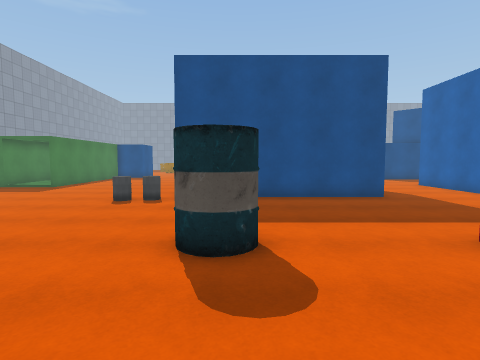
View 1 (above)

24 first-person views from a walk through a Unity game level. The camera is 1.5 m above the floor, tilts 4° down and sees 80° across. The floor is counted in squares, 1 m on a side. Each view is taken from the middle of a square. On the plan, view 1 faces up. The plan holds only what a view shows up to about 14 squares ahead; the rest is blank. The place goes on beyond the plan. The player character is not drawn. Some surface patterns are stand-ins.

View 2
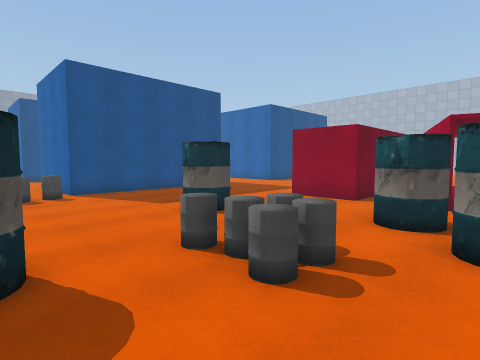

View 3
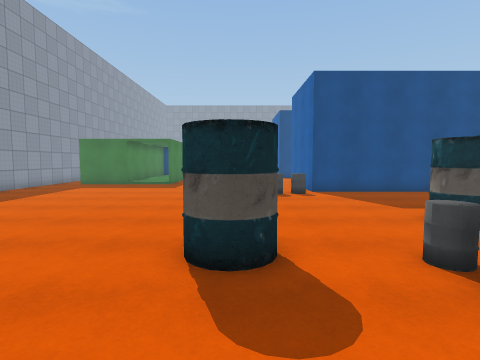

View 4
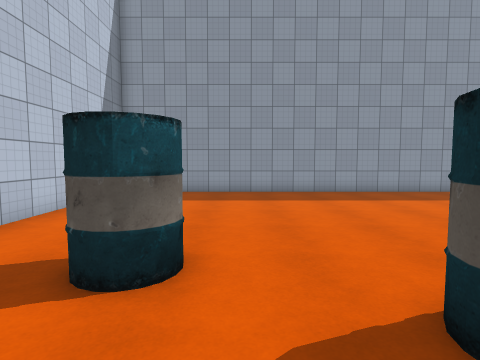

View 5
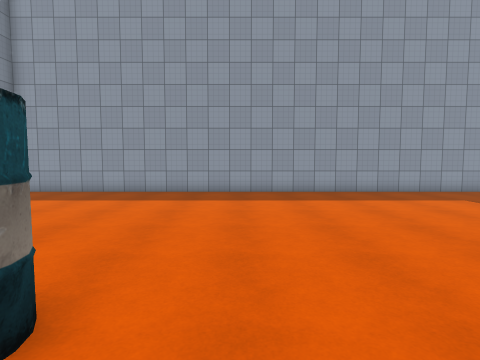

View 6
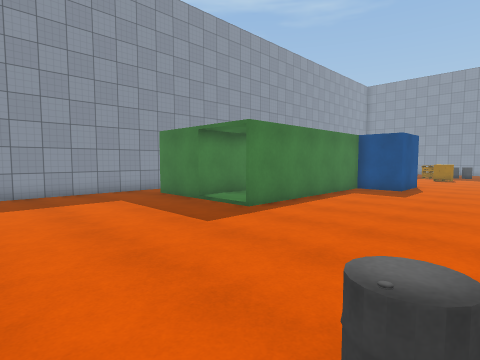

View 7
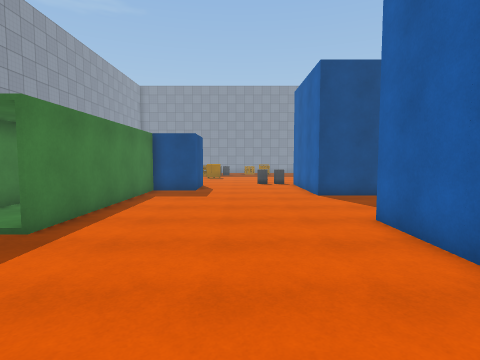

View 8
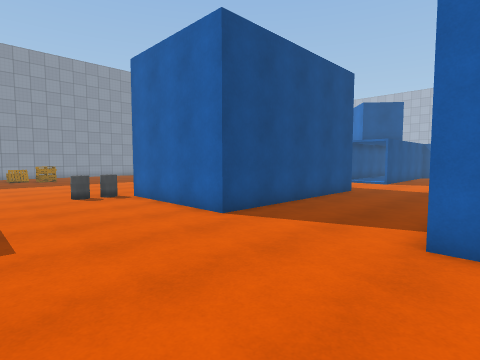

View 9
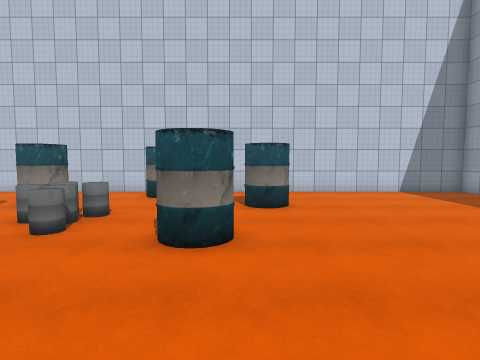

View 10
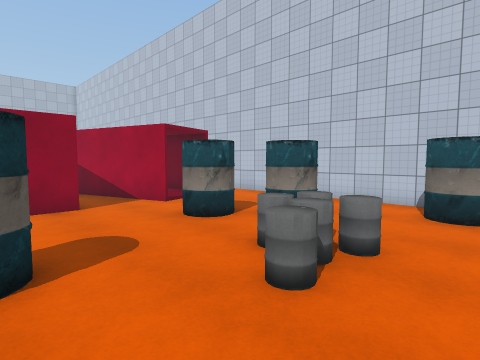

View 11
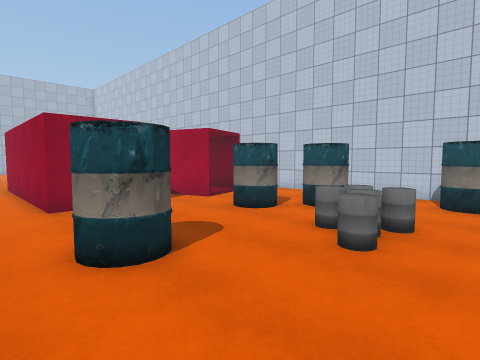

View 12
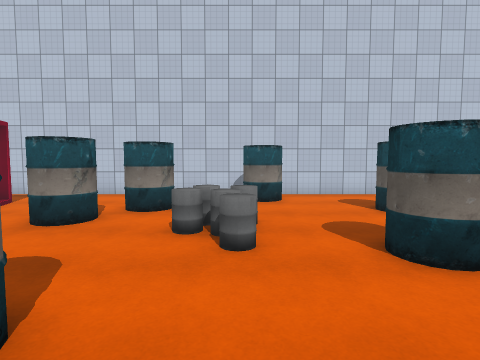

View 13
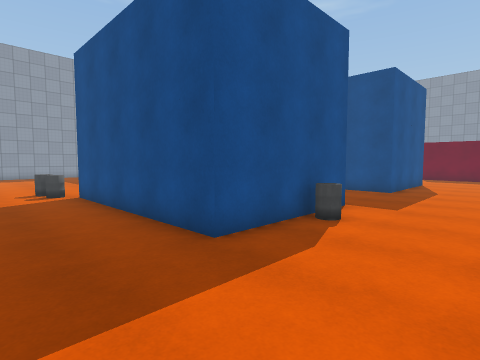

View 14
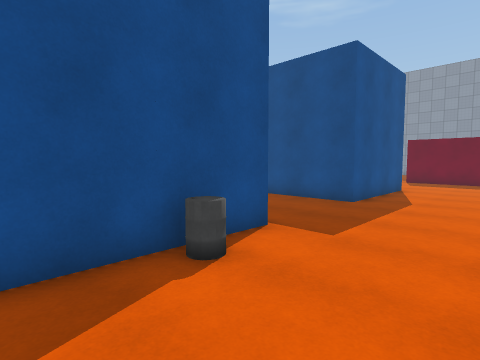

View 15
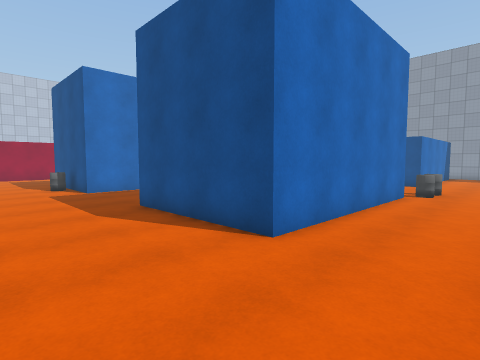

View 16
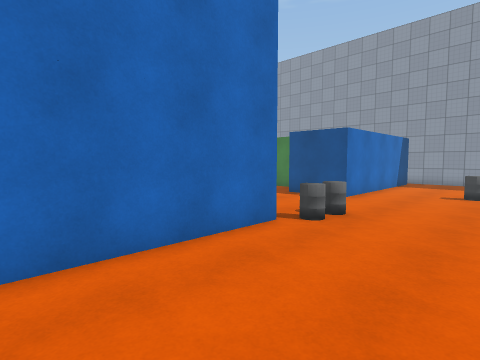

View 17
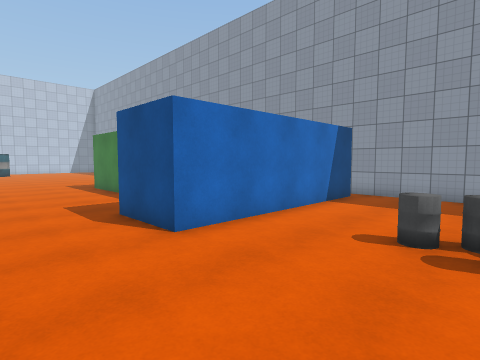

View 18
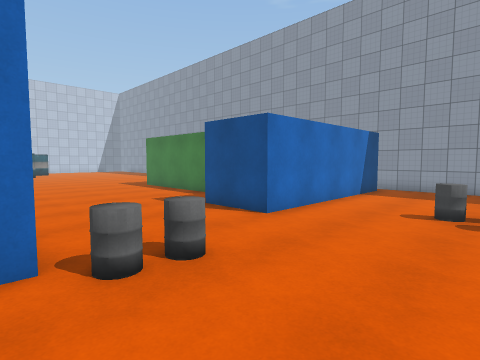

View 19
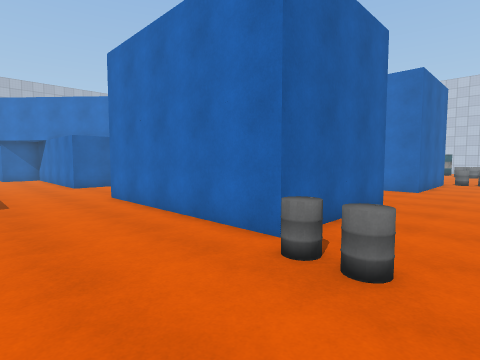

View 20
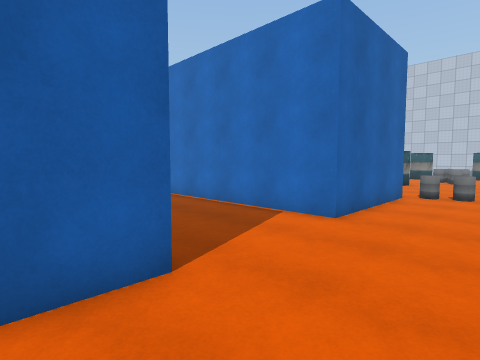

View 21
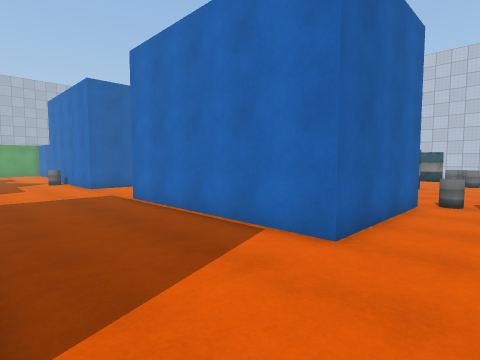

View 22
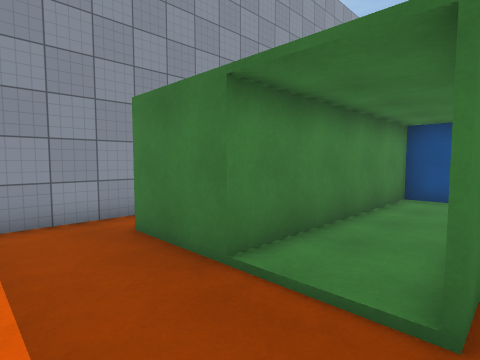

View 23
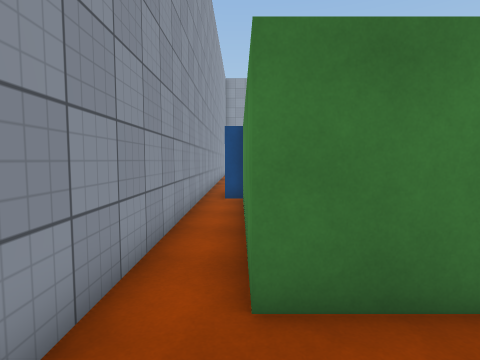

View 24
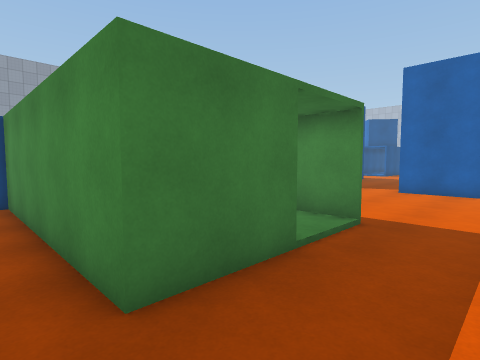

### Floor plan
Key: @ floor where view 1 was taken; # wall or solid block; . main floor; : floor 0.25 m higher than the main floor; / step, stairs or slope; C container; B barrel.
Columns run from 18 left of view 1 to 10 right of it. Each row starts with its distance up from view 1.
 32          ........... .
 31 #......B.....................
 30 #......B.....................
 29 #............................
 28 #............BBB.............
 27 #.CCCCCCCCC....CCCCCCCCCC....
 26 #.        C....C        C....
 25 #.        C....C        C....
 24 #.C  CC CCC....C        C...
 23 #.C  C  C......C        C...
 22 #.C  C  C......CCCCCCCCCC...
 21 #.C  C  C....................
 20 #.C  C  C....................
 19 #.C  C  C....................
 18 #.C  C  C....................
 17 #.C  C  C.......CCCCCCCCC....
 16 #.CCCC::C.......C       C....
 15 #...............C       BB...
 14 #...............C       C....
 13 #...............C       C....
 12 #...............CCCCCCCCC....
 11 #............BBBC............
 10 #.............B..............
  9 #...........................
  8 #.......................... .
  7 #........................
  6 #................BB..........
  5 #................BB....CCCCCC
  4 #.................B....C
  3 #..........BB..........CCCCC
  2 #..........BB..B..........
  1 #..............BB...B....CCC
  0 #..............BB.@BB.CCCC
 -1 #........BBB......BB ..
 -2 #......... B.....BB..../
 -3 #.............B...B....CC
 -4 #.............BB..  .....
 -5 #.............B.... ... .
 -6 ##########################

Where each view was taken, in squares from view 1:
view 1: 0 up, 0 right, facing up
view 2: 2 down, 6 left, facing up-right
view 3: 2 down, 6 left, facing up
view 4: 0 up, 4 left, facing left
view 5: 5 up, 4 left, facing left
view 6: 9 up, 4 left, facing up-left
view 7: 10 up, 6 left, facing up
view 8: 16 up, 8 left, facing up-right
view 9: 8 up, 7 left, facing down
view 10: 5 up, 5 left, facing down-right
view 11: 7 up, 5 left, facing down-right
view 12: 7 up, 3 left, facing down
view 13: 8 up, 10 right, facing up-left
view 14: 12 up, 10 right, facing up-left
view 15: 31 up, 10 right, facing down-left
view 16: 32 up, 3 right, facing down-left
view 17: 32 up, 5 left, facing down-left
view 18: 32 up, 2 left, facing down-left
view 19: 32 up, 6 left, facing down-right
view 20: 24 up, 6 left, facing down-right
view 21: 22 up, 5 left, facing down-right
view 22: 13 up, 10 left, facing up-left
view 23: 13 up, 16 left, facing up
view 24: 13 up, 17 left, facing up-right
